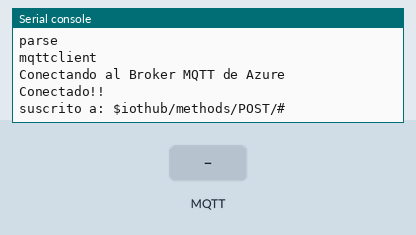
Simulated run of this program. Board: ESP32 board running MicroPython. Parts: the last lines printed to the serial console. The test bench sets the inputs (shaded band). WiFi joins after 1.5 s; no MQTT or app messages arrive unless stated; web requests get an empty 200 reply after 0.4 s.

Above: at 3.2 s.
3.3 s: MQTT message "?$rid=" arrives on the first subscribed topic
At 4.4 s:
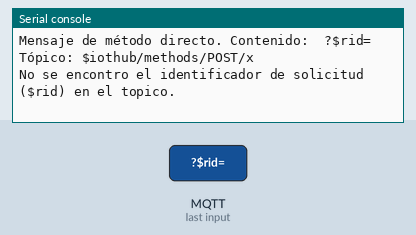
4.8 s: MQTT message "Comando" arrives on the first subscribed topic
At 5.6 s:
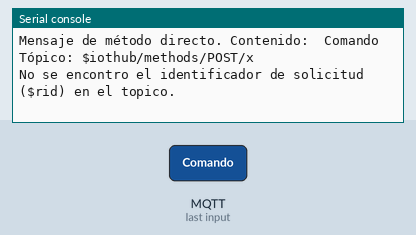
6.3 s: MQTT message "ON" arrives on the first subscribed topic
At 6.7 s:
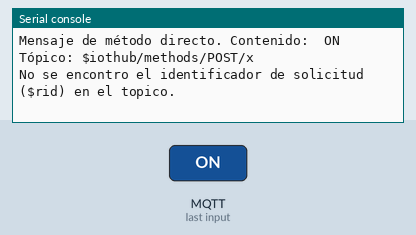
7.8 s: MQTT message "OFF" arrives on the first subscribed topic
At 9.0 s:
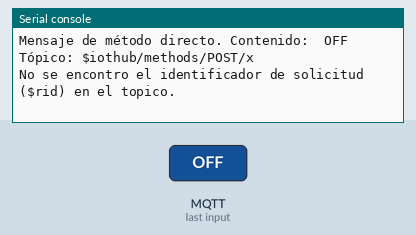
9.3 s: MQTT message "POT" arrives on the first subscribed topic
At 10.2 s:
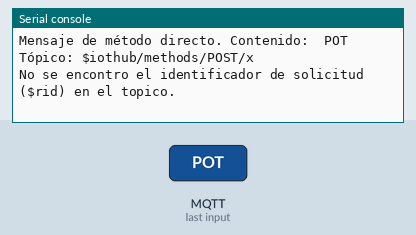
10.8 s: MQTT message "1" arrives on the first subscribed topic
At 11.4 s:
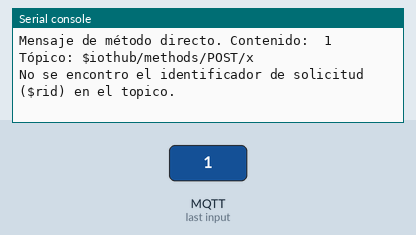

Measured:
- after the input at 3.3 s, the serial console: prints a new line at once (image 1)
- after the input at 4.8 s, the serial console: prints a new line at once (image 2)
- after the input at 6.3 s, the serial console: prints a new line at once (image 3)
- after the input at 7.8 s, the serial console: prints a new line at once (image 4)
- after the input at 9.3 s, the serial console: prints a new line at once (image 5)
- after the input at 10.8 s, the serial console: prints a new line at once (image 6)

The program:

main.py
```python
from machine import Pin, ADC, Timer
import time
import json
import utime
from util import create_mqtt_client, get_telemetry_topic, get_c2d_topic, parse_connection
import urequests
import ujson

ConnString_Azure = "HostName=IoTcourse-hub.azure-devices.net;DeviceId=Esp002;SharedAccessKey=PUArEYpdvFuXw/WOEBDzFoM9nWvFzn+UguL26nVFOuU="

dict_keys = parse_connection(ConnString_Azure)

HOST_NAME = "HostName"
SHARED_ACCESS_KEY_NAME = "SharedAccessKeyName"
SHARED_ACCESS_KEY = "SharedAccessKey"
SHARED_ACCESS_SIGNATURE = "SharedAccessSignature"
DEVICE_ID = "DeviceId"
MODULE_ID = "ModuleId"
GATEWAY_HOST_NAME = "GatewayHostName"

# Crear un temporizador para enviar pings periódicamente
ping_timer = Timer(-1)
ping_interval = 60  # Intervalo en segundos (ajusta según tus necesidades)
ping_timer.init(period=ping_interval * 1000, mode=Timer.PERIODIC, callback=lambda t: send_ping())


shared_access_key = dict_keys.get(SHARED_ACCESS_KEY)
shared_access_key_name =  dict_keys.get(SHARED_ACCESS_KEY_NAME)
gateway_hostname = dict_keys.get(GATEWAY_HOST_NAME)
hostname = dict_keys.get(HOST_NAME)
device_id = dict_keys.get(DEVICE_ID)
module_id = dict_keys.get(MODULE_ID)

# username = '<HOSTNAME>/<DEVICE_ID>'
#username = hostname + '/' + device_id
username = hostname + '/' + device_id + '/?api-version=2018-06-30'

################## Funciones IoT##################
def getsas(hubname, deviceid, key):

    dict = {}
    dict["resourceUri"] = hubname+'.azure-devices.net/devices/'+deviceid
    dict["key"] = key
    dict["expiryInSeconds"]=86400
    payload = ujson.dumps(dict)
    response = urequests.post('https://getsasiot.azurewebsites.net/api/HttpTrigger1?code=b4kTDT_J2cd4ZI3JzKCugB9-U1DV-QxkaPcYDurhnedcAzFueSsRAA==', data=payload)

    return response.text

def callback_handler(topic, message):
    print('Received topic={} message={}'.format(topic, message))
    message_text = message.decode('utf-8')
    topic_str = topic.decode('utf-8')

    if topic_str.startswith('$iothub/methods/POST/'):
        print("Mensaje de método directo. Contenido: ", message_text)
        print("Tópico:", topic_str)
        rid_index = topic_str.find('?$rid=')

        if rid_index != -1:
            rid = topic_str[rid_index + 6:]
            response_topic = '$iothub/methods/res/200/?$rid='+ str(rid)
            parsed_message = ujson.loads(message_text)
            comando = parsed_message.get("Comando")

            if comando == "ON":
                # Ejecutar el comando para encender un LED
                response_data = {"result": "Success", "message": "Led ON"}

            elif comando == "OFF":
                # Ejecutar el comando para apagar un LED
                response_data = {"result": "Success", "message": "Led OFF"}

            elif comando == "POT":
                response_data = {"result": "Success", "value": read_Pot()}

            else:
                print(f"Comando desconocido: {comando}")


            response_message = json.dumps(response_data)
            mqtt_client.publish(topic=response_topic, msg=response_message)
            print('Respuesta topico={} mensaje={}'.format(response_topic, response_message))

        else:
            print("No se encontro el identificador de solicitud ($rid) en el topico.")
    else:
        print("Mensaje de nube a dispositivo. Contenido: ", message_text)


def send_ping():
    print("Enviando Ping....")
    mqtt_client.ping()

def read_Pot():
    pot_value = pot.read()
    return pot_value

############### Programa principal ############################################
sas_token_str = getsas(hostname,device_id,shared_access_key)

# Creando cliente MQTT
mqtt_client = create_mqtt_client(client_id=device_id, hostname=hostname, username=username, password=sas_token_str, port=8883, keepalive=120, ssl=True)
mqtt_client.set_callback(callback_handler)

#conectando a Azure IoT
print("Conectando al Broker MQTT de Azure")
mqtt_client.connect()
print("Conectado!!")

dm_topic = '$iothub/methods/POST/#'
t = mqtt_client.subscribe(topic=dm_topic)
print("suscrito a:", dm_topic)

pot = ADC(Pin(33))
pot.atten(ADC.ATTN_11DB)

while True:
    mqtt_client.wait_msg()
    gc.collect()
```

util.py
```python
from umqtt.robust import MQTTClient

# Funciones para el MQTT

def create_mqtt_client(client_id, hostname, username, password, port=8883, keepalive=120, ssl=True):
    print("mqttclient")
    if not keepalive:
        keepalive = 120
    if not ssl:
        ssl = True
    c = MQTTClient(client_id=client_id, server=hostname, port=8883, user=username, password=password, keepalive=120, ssl=True)
    c.DEBUG = True
    return c

def get_telemetry_topic(device_id):
    return get_topic_base(device_id) + "/messages/events/"

def get_c2d_topic(device_id):
     return get_topic_base(device_id) + "/messages/devicebound/#"

def get_topic_base(device_id, module_id=None):
    if module_id:
        base_str = "devices/" + device_id + "/modules/" + module_id
    else:
        base_str = "devices/" + device_id
    return base_str

DELIMITER = ";"
VALUE_SEPARATOR = "="

def parse_connection(connection_string):
    print("parse")
    cs_args = connection_string.split(DELIMITER)
    dictionary = dict(arg.split(VALUE_SEPARATOR, 1) for arg in cs_args)
    return dictionary
```

boot.py
```python
# MicroPython HTTPS example for Wokwi.com

import network
import urequests
import time

# Connect to WiFi
print("Connecting to WiFi", end="")
sta_if = network.WLAN(network.STA_IF)
sta_if.active(True)
sta_if.connect('MEGACABLE-AB9F', 'mamapapatania')
while not sta_if.isconnected():
  print(".", end="")
  time.sleep(0.25)
print("Connected!")
```
